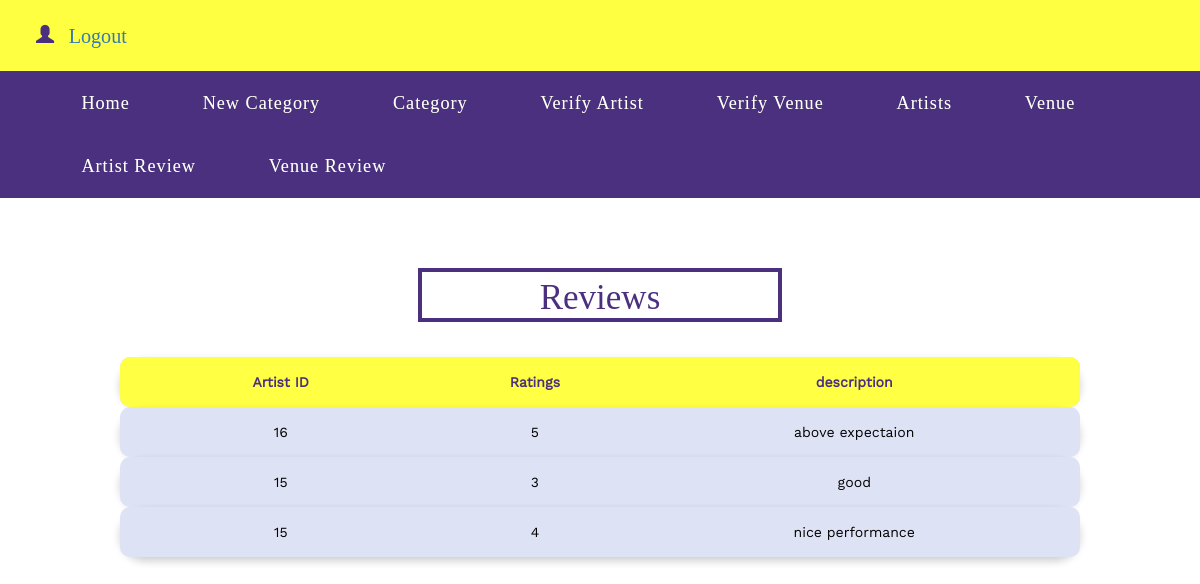
The app's page /adminviewartistreviews.php with its own data.
### tables this page shows
CREATE TABLE `review` (
  `rid` int(11) NOT NULL,
  `aid` int(11) DEFAULT NULL,
  `uid` int(11) DEFAULT NULL,
  `details` varchar(500) DEFAULT NULL,
  `rating` varchar(30) DEFAULT NULL
);

### adminviewartistreviews.php (the view, shortened to what this page needs)
<?php
include 'AdminHeader.php';
$search = $_POST['search'];
$servername = "localhost";
$username = "root";
$password = "";
$db = "artcenter";?>
<div id="about" class="about">
	<div class="container">
		<h3 class="title wow fadeInUp animated" data-wow-delay=".5s">Reviews</h3>
	</div>
	<div style="margin: auto; width: 80%;">
<?php
$conn = new mysqli($servername, $username, $password, $db);
$sql = "select * from review where aid like '%$search%' order by rid desc";
$result = $conn->query($sql);
if ($result->num_rows > 0){ ?>
	<table width="100%" id="cust_table">
				<tr>
	                   <th>Artist ID</th>
					<th>Ratings</th>
					<th>description</th>
				</tr>
<?php
while($row = $result->fetch_assoc() ){
echo "
                <tr>
                <td>" . $row['aid'] . "</td>
                    <td>" . $row['rating'] . "</td>
                    <td>" . $row['details'] . "</td>
                </tr>";
}
} else {
			echo "  <center> <h2 style='color: red;'>.... No Data Found ...</h2></center> ";
		}
?>

### css/style.css (style rules this page uses)
body { margin:0; font-family: 'WorkSans-Regular'; }
h1,h2,h3,h4,h5,h6 { margin:0; }
.about, .team, .about-skills { padding: 6em 0; }
h3.title { font-size: 2.5em; color: #4B307F; font-family: 'Josefin Slab'; text-align: center; border: 4px solid; width: 32%; margin: 0 auto 1em; padding: .2em 0 0; }
@media (max-width:1280px) { h3.title { font-size: 2.5em; } }
@media (max-width:1280px) { .about, .team, .about-skills { padding: 5em 0; } }
#cust_table tr { padding-top: 12px; padding-bottom: 12px; text-align: center; color: #000; transition: 0.3s; background-color: #dee2f5; border-radius: 25px; box-shadow: 0 4px 8px 0 rgba(0, 0, 0, 0.2); }
#cust_table tr :first-child { padding: 15px; border-radius: 10px 0 0 10px; -moz-border-radius: 10px 0 0 10px; }
#cust_table tr :last-child { border-radius: 0 10px 10px 0; -moz-border-radius: 0 10px 10px 0; }
#cust_table th { padding-top: 12px; padding-bottom: 12px; text-align: center; background-color: #ffff43; color: #4b307f; }

### css/lightbox.css (style rules this page uses)
body:after { content: url(../images/close.png) url(../images/prev.png) url(../images/next.png); display: none; }

### records on screen
review: aid "16", rating "5", details "above expectaion"
review: aid "15", rating "3", details "good"
review: aid "15", rating "4", details "nice performance"
